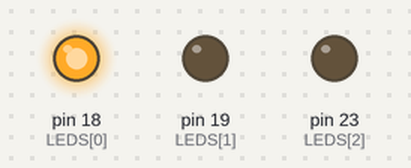
Simulated run of this sketch. Board: Arduino Mega 2560, built with avr-gcc and run on an emulated ATmega2560. Shown: output pins drawn as LEDs (lit = HIGH).

Above: at 0.09 s.
At 1.35 s:
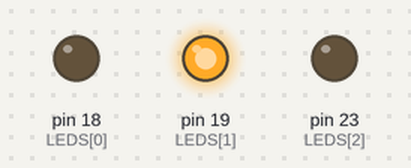
At 2.61 s:
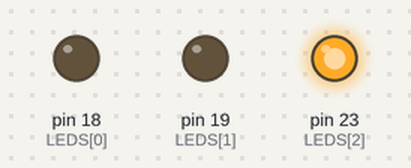
Timing chart, 0 to 3.0 s (numbered marks = the images above):
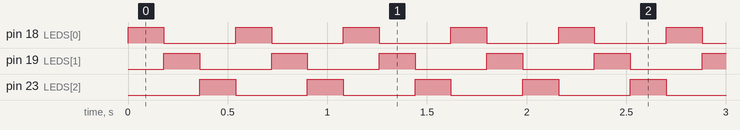

Measured:
- by itself, pin 18 (LEDS[0]), pin 19 (LEDS[1]), pin 23 (LEDS[2]): alternates HIGH for 0.18 s and LOW for 0.36 s
- by itself, everything shown: repeats every 0.54 s, in 3 steps

The sketch:

day04_gpio_chaser.ino
```cpp
const int LEDS[] = {18, 19, 23};
const int LED_COUNT = 3;

void setup() {
  for (int i = 0; i < LED_COUNT; i++) {
    pinMode(LEDS[i], OUTPUT);
  }
}

void loop() {
  for (int i = 0; i < LED_COUNT; i++) {
    digitalWrite(LEDS[i], HIGH);
    delay(180);
    digitalWrite(LEDS[i], LOW);
  }
}
```
